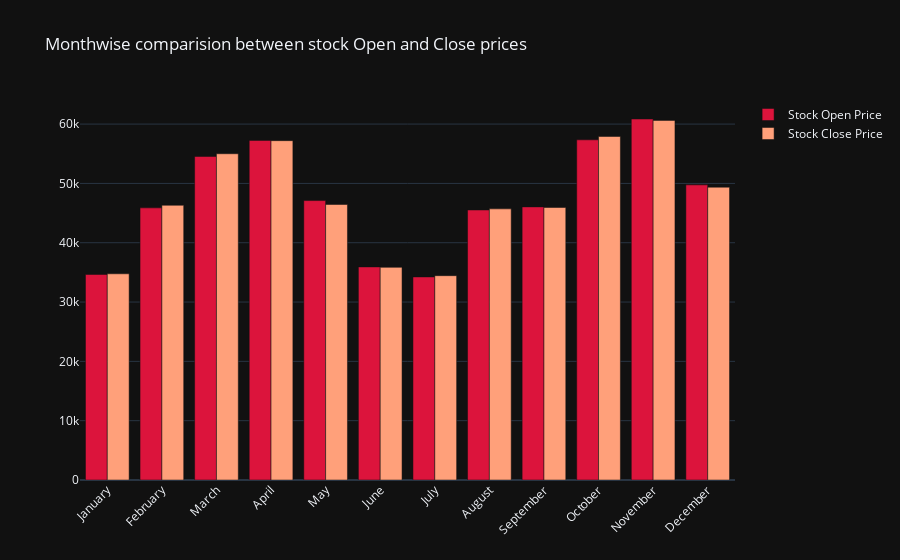

Notebook code cell kept with this figure:
### Code cell
fig=go.Figure()
fig.add_trace(go.Bar(
    x=monthvise.index,
    y=monthvise['Open'],
    name='Stock Open Price',
    marker_color='crimson'
    
))
fig.add_trace(go.Bar(
    x=monthvise.index,
    y=monthvise['Close'],
    name='Stock Close Price',
    marker_color='lightsalmon'
    
))
fig.update_layout(barmode='group',xaxis_tickangle=-45,title='Monthwise comparision between stock Open and Close prices')
fig.show()

### Figure 1 — Plotly figure (JSON) as saved in the notebook; plotly's stock layout.template omitted (floating-point values rounded to 4 significant figures)
{"data": [{"marker": {"color": "crimson"}, "name": "Stock Open Price", "x": ["January", "February", "March", "April", "May", "June", "July", "August", "September", "October", "November", "December"], "y": [34650.0, 45870.0, 54540.0, 57250.0, 47110.0, 35920.0, 34230.0, 45520.0, 46040.0, 57340.0, 60860.0, 49750.0], "type": "bar"}, {"marker": {"color": "lightsalmon"}, "name": "Stock Close Price", "x": ["January", "February", "March", "April", "May", "June", "July", "August", "September", "October", "November", "December"], "y": [34760.0, 46310.0, 55000.0, 57210.0, 46440.0, 35850.0, 34440.0, 45710.0, 45940.0, 57910.0, 60620.0, 49360.0], "type": "bar"}], "layout": {"xaxis": {"tickangle": -45}, "barmode": "group", "title": {"text": "Monthwise comparision between stock Open and Close prices"}}}
